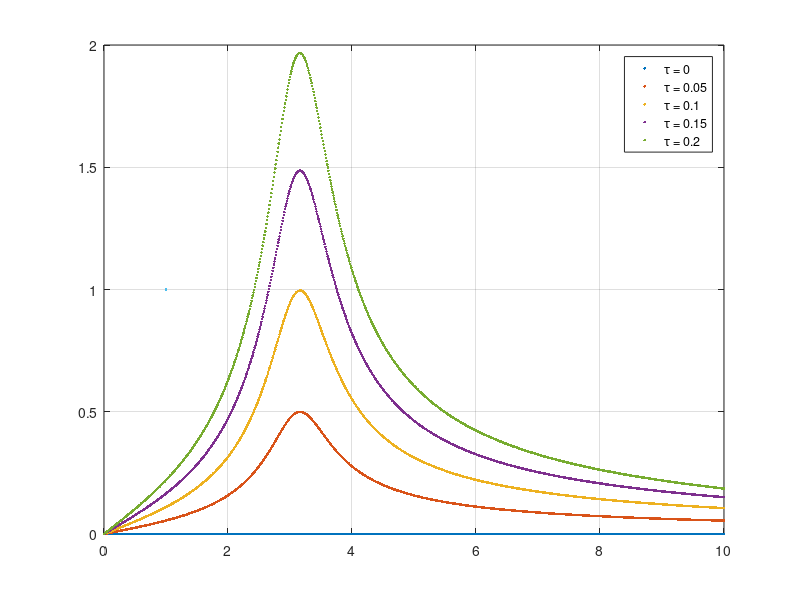

Write the MATLAB code that produced this figure.
clc 
close all
clear

format longG
%%

w = 0:0.01:10;
t = 0:0.05:0.2;

for i = 1:length(t)
y(:,i) = ((10)./(sqrt((10-w.^2).^2 + w.^2))) .* sqrt((cos(t(i).*w)-1).^2 + (sin(t(i).*w)).^2) ;
end

figure
plot(w,y,'.',LineWidth=1)
grid on

legend('\tau = 0','\tau = 0.05','\tau = 0.1','\tau = 0.15','\tau = 0.2')

max_tau = max(y(:,3));


%% question

% closed looped poles
root = roots([1,220,484,1000,240]);
